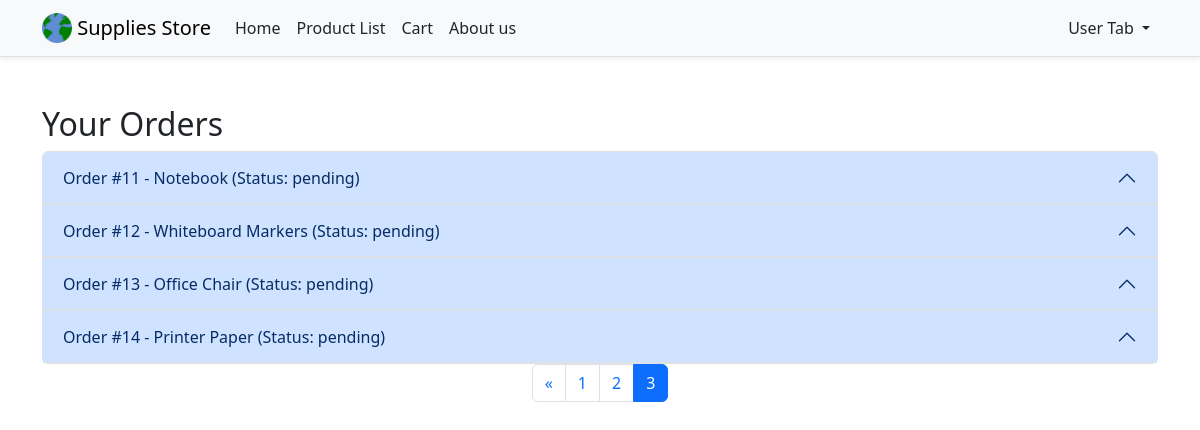
The page /login/orders.php?page=3 (signed in) on the database its author committed.
### tables this page shows
CREATE TABLE `orders` (
  `order_id` int(11) NOT NULL,
  `customer_id` int(11) NOT NULL,
  `product_id` int(11) NOT NULL,
  `order_quantity` int(100) NOT NULL,
  `order_date` datetime NOT NULL DEFAULT current_timestamp(),
  `order_status` varchar(50) NOT NULL DEFAULT 'pending'
);

CREATE TABLE `products` (
  `id` int(11) NOT NULL,
  `name` varchar(255) NOT NULL,
  `description` text NOT NULL,
  `price` decimal(10,2) NOT NULL,
  `quantity` int(11) NOT NULL,
  `image` varchar(255) DEFAULT NULL,
  `created_at` timestamp NOT NULL DEFAULT current_timestamp()
);

### login/orders.php (the view, shortened to what this page needs)
<?php
include "layout/header.php";
$dbConnection = getDatabaseConnection();
$userId = $_SESSION['id'];
$limit = 5;
$page = isset($_GET['page']) ? (int)$_GET['page'] : 1;
$offset = ($page - 1) * $limit;
$statement = $dbConnection->prepare(
    "SELECT o.order_id AS order_id, p.name AS product_name, p.price, o.order_quantity,
    (p.price * o.order_quantity) AS total_price, o.order_date, o.order_status
    FROM orders o
    JOIN products p ON o.product_id = p.id
    WHERE o.customer_id = ?
    LIMIT ? OFFSET ?;"
);
$statement->bind_param("iii", $userId, $limit, $offset);
$statement->execute();
$result = $statement->get_result();
$totalOrdersStmt = $dbConnection->prepare(
    "SELECT COUNT(*) AS total_orders FROM orders WHERE customer_id = ?;"
);
$totalOrdersStmt->bind_param("i", $userId);
$totalOrdersStmt->execute();
$totalOrdersResult = $totalOrdersStmt->get_result();
$totalOrders = $totalOrdersResult->fetch_assoc()['total_orders'];
$totalPages = ceil($totalOrders / $limit);
?>
<!DOCTYPE html>
<html>
<head>
    <link href="https://cdn.jsdelivr.net/npm/bootstrap@5.3.3/dist/css/bootstrap.min.css" rel="stylesheet">
</head>
<body>
<div class="container mt-5">
    <h2>Your Orders</h2>
    <div class="accordion" id="ordersAccordion">
        <?php
        if ($result->num_rows > 0) {
            $counter = $offset;
            while ($row = $result->fetch_assoc()) {
                $counter++;
                $statusClass = '';
                echo "
                <div class='accordion-item'>
                    <h2 class='accordion-header' id='heading$counter'>
                        <button class='accordion-button $statusClass' type='button' data-bs-toggle='collapse' data-bs-target='#collapse$counter' aria-expanded='true' aria-controls='collapse$counter'>
                            Order #$counter - " . htmlspecialchars($row["product_name"]) . " (Status: " . htmlspecialchars($row["order_status"]) . ")
                        </button>
                    </h2>
                    <div id='collapse$counter' class='accordion-collapse collapse' aria-labelledby='heading$counter' data-bs-parent='#ordersAccordion'>
                        <div class='accordion-body'>
                            <strong>Product Name:</strong> " . htmlspecialchars($row["product_name"]) . "<br>
                            <strong>Price:</strong> $" . htmlspecialchars($row["price"]) . "<br>
                            <strong>Order Quantity:</strong> " . htmlspecialchars($row["order_quantity"]) . "<br>
                            <strong>Total Price:</strong> $" . htmlspecialchars($row["total_price"]) . "<br>
                            <strong>Order Date:</strong> " . htmlspecialchars($row["order_date"]) . "<br>
                            <strong>Status:</strong> " . htmlspecialchars($row["order_status"]) . "<br>
                            <a href='edit_order.php?id=" . htmlspecialchars($row["order_id"]) . "' class='btn btn-primary mt-2'>Edit</a>
                            <form action='delete_order.php' method='POST' style='display:inline-block;'>
                                <input type='hidden' name='order_id' value='" . htmlspecialchars($row["order_id"]) . "'>
                                <button type='submit' class='btn btn-danger mt-2' onclick='return confirm(\"Are you sure you want to delete this order?\")'>Delete</button>
                            </form>
                        </div>
                    </div>
                </div>";
            }
        } else {
            echo "<p>No orders found</p>";
        }
        ?>
    </div>
    <nav aria-label="Page navigation">
        <ul class="pagination justify-content-center">
            <?php if ($page > 1): ?>
                <li class="page-item">
                    <a class="page-link" href="?page=<?php echo $page - 1; ?>" aria-label="Previous">
                        <span aria-hidden="true">&laquo;</span>
                    </a>
                </li>
            <?php endif; ?>
            <?php for ($i = 1; $i <= $totalPages; $i++): ?>
                <li class="page-item <?php echo ($i == $page) ? 'active' : ''; ?>">
                    <a class="page-link" href="?page=<?php echo $i; ?>"><?php echo $i; ?></a>
                </li>
            <?php endfor; ?>
        </ul>
    </nav>
</div>
</body>
</html>

### rows shown on the page
orders: product.name "Notebook", order_status "pending"
orders: product.name "Whiteboard Markers", order_status "pending"
orders: product.name "Office Chair", order_status "pending"
orders: product.name "Printer Paper", order_status "pending"
